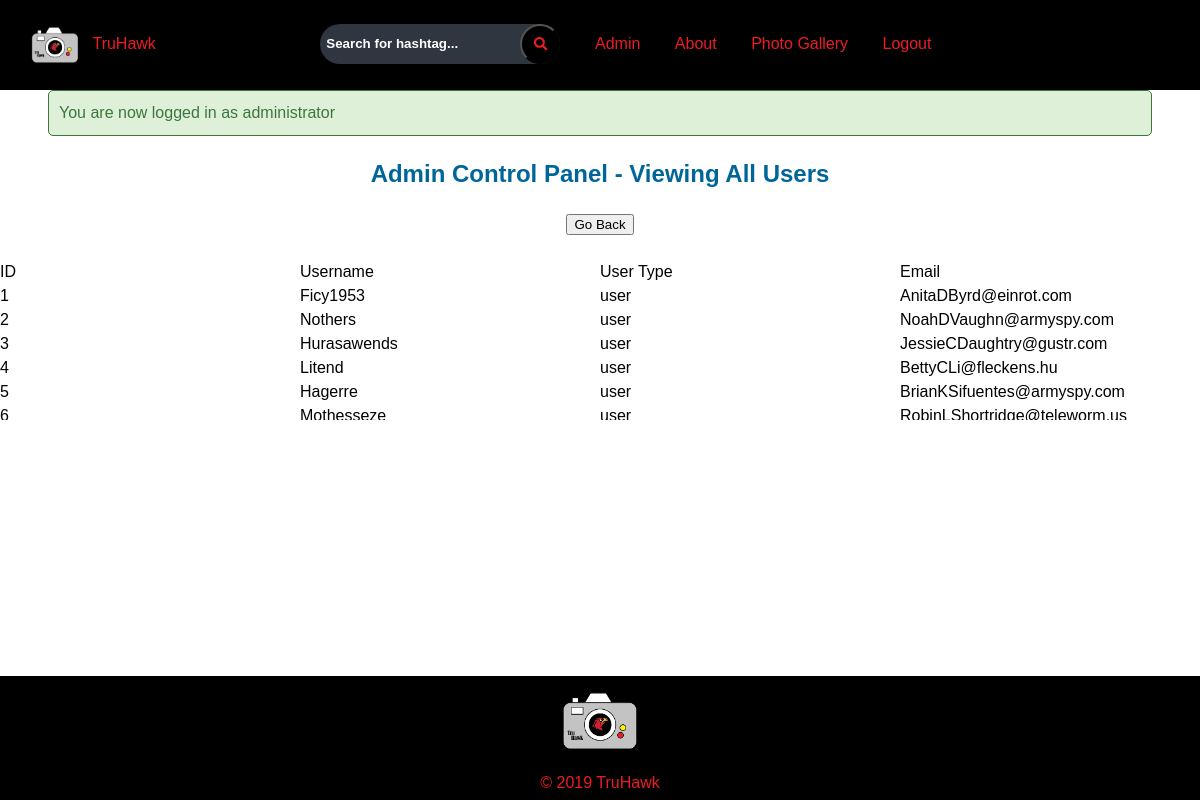
Screenshot of /admin/view_user.php (signed in) with the database file from the repository.
### tables this page shows
CREATE TABLE users(
  id INT(11) NOT NULL AUTO_INCREMENT, 
  username VARCHAR(100) NOT NULL, 
  user_type VARCHAR(100) NOT NULL,  
  email VARCHAR(100) NOT NULL, 
  password VARCHAR(100) NOT NULL, 
  PRIMARY KEY(id)
);

### admin/view_user.php (the view, shortened to what this page needs)
<?php
include('../server.php');
?>
<!DOCTYPE html>
<html lang="en">
<head>
    <link rel="stylesheet" type="text/css" href="../cssreset.css">
    <link rel="stylesheet" href="../css/style.css">
</head>
<body>
    <header>
        <a id="logo" href="index.php">
            <img src="../img/THLogo.png" alt="THLogo">
			<span>TruHawk</span>
		</a>
        <nav>
            <ul>
			<li>
			   <form id="search" action="searchresults.php" value="<?php echo $search; ?>" method="POST">
			     <div class="search-box" id="search-box">
			     <input type="text" id="searchbar" name="searchtext" class="search-txt" placeholder="Search for hashtag..."/>
			     <button type="submit" class="search-btn" name="search-btn">
		             <i class="fas fa-search"></i>
			     </button>
			     </div>
		        </li>
				<li><a href="index.php">Home</a></li>
				<li><a href="admin.php">Admin</a></li>
                <li><a href="about.php">About</a></li>
				<li><a href="gallery.php">Photo Gallery</a></li>
				 <li><a href="logout.php">Logout</a></li>
            </ul>
		</nav>
		</header>
			<main>
		<div class="wrapper-admin">
	<?php if (isset($_SESSION['success'])) : ?>
		<div class="error success" >
			<h3>
				<?php
					echo $_SESSION['success'];
				?>
			</h3>
		</div>
	<?php endif ?>
	<div class="header">
	<center> <h2 style="color:#069">Admin Control Panel - Viewing All Users</h2>	</div> </center>
	<div class="input-group">
		<center>	<input type="button" class="btn" value="Go Back" onclick="history.back(-1)" /> </center>
<br>
<div class="table-container">
<table border="1" align="center">
<tr>
  <td>ID</td>
  <td>Username</td>
  <td>User Type</td>
  <td>Email</td>
</tr>
<?php
$query = mysqli_query($db, "SELECT * FROM users")
   or die (mysqli_error($db));
while ($row = mysqli_fetch_array($query)) {
  echo
   "<tr>
    <td>{$row['id']}</td>
    <td>{$row['username']}</td>
	<td>{$row['user_type']}</td>
	<td>{$row['email']}</td>
   </tr>\n";
}
?>
			</main>
		<footer class="site-footer">
		<img src="../img/THLogo.png" alt="THLogo">
		<span>&copy; 2019 TruHawk </span>
</html>

### css/style.css (style rules this page uses)
* { box-sizing: border-box; }
html, body { margin: 0; padding: 0; height: 100%; line-height: 1.5; font-size: 1.00em; }
body { background: #FFF; font-family: Arial, Helvetica, sans-serif; }
header { background: #000000; color: #EC1C24; padding: 1.250em 1.875em; }
#logo { display: inline-block; color: #EC1C24; text-decoration: none; width: 20%; }
#logo img { width: 3.125em; border-radius: 0.188em; margin-right: 0.500em; vertical-align: middle; }
#logo span { display: inline-block; }
nav { width: 60%; display: inline-block; position: relative; text-align: right; margin-right: 10px; }
ul { list-style: none; margin: 0; }
ul li { display: inline-block; }
ul li a { color: #EC1C24; text-decoration: none; display: block; padding: 0.625em 0.938em; border-radius: 0.188em; transition: 0.3s ease all; }
.site-footer { background: #000000; color: #EC1C24; padding: 0.3em; text-align: center; left: 0; bottom: 0; position: fixed; width: 100%; }
footer { background: #000000; color: #EC1C24; padding: 0.3em; text-align: center; left: 0; bottom: 0; width: 100%; }
footer img { display: block; border-radius: 0.313em; width: 5.00em; margin: 0 auto 0.625em; }
.error { width: 92%; margin: 0px auto; padding: 10px; border: 1px solid #a94442; color: #a94442; background: #f2dede; border-radius: 5px; text-align: left; }
.success { color: #3c763d; background: #dff0d8; border: 1px solid #3c763d; margin-bottom: 20px; }
.search-box { position: absolute; top: 50%; left: 26%; transform: translate(-50%, -50%); background: #2f3640; height: 40px; border-radius: 40px; width: 240px; z-index: 1; }
.search-btn { color: #e84118; width: 40px; height: 40px; border-radius: 50%; background: #000000; justify-content: center; align-items: center; transition: 0.4s; color: #EC1C24; cursor: pointer; position: relative; z-index: 3; }
.search-txt { border: none; background: none; outline: none; float: left; padding: 0; color: #FFF; transition: 0.4s; line-height: 40px; font-weight: bold; width: 200px; padding: 0 6px; }
.search-box { position:absolute; }
::placeholder { color: #FFF; opacity: 1; }
.header h2 { display: block; font-size: 1.5em; margin-block-start: 0.83em; margin-block-end: 0.83em; margin-inline-start: 0px; margin-inline-end: 0px; font-weight: bold; }
.table-container { height: 10em; }
table { display: flex; flex-flow: column; height: 100%; width: 100%; }
table tbody tr { width: 100%; }
table thead, table tbody tr { display: table; table-layout: fixed; }

### rows the page displays
users: id "1", username "Ficy1953", user_type "user", email "AnitaDByrd@einrot.com"
users: id "2", username "Nothers", user_type "user", email "NoahDVaughn@armyspy.com"
users: id "3", username "Hurasawends", user_type "user", email "JessieCDaughtry@gustr.com"
users: id "4", username "Litend", user_type "user", email "BettyCLi@fleckens.hu"
users: id "5", username "Hagerre", user_type "user", email "BrianKSifuentes@armyspy.com"
users: id "6", username "Mothesseze", user_type "user", email "RobinLShortridge@teleworm.us"

### other values shown
$_SESSION['success'] "You are now logged in as administrator"
